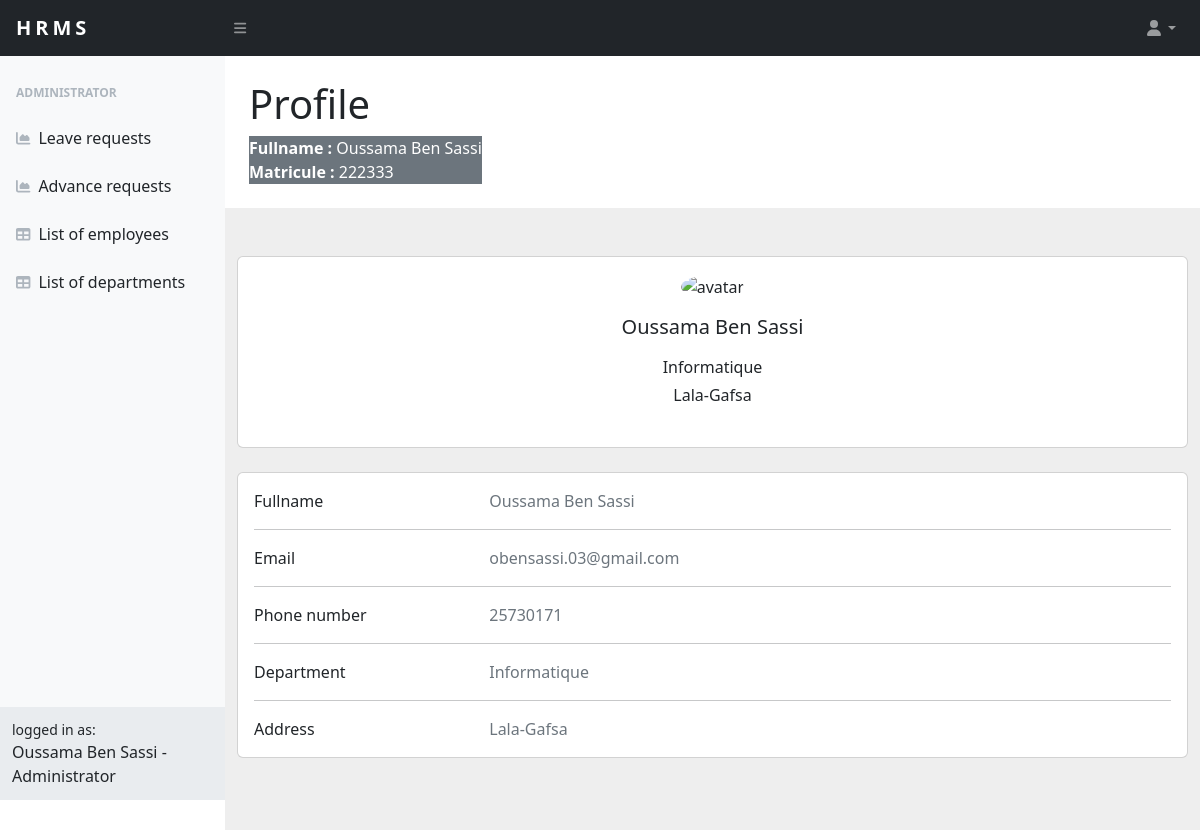
The page /home (signed in) on the database as committed earlier.
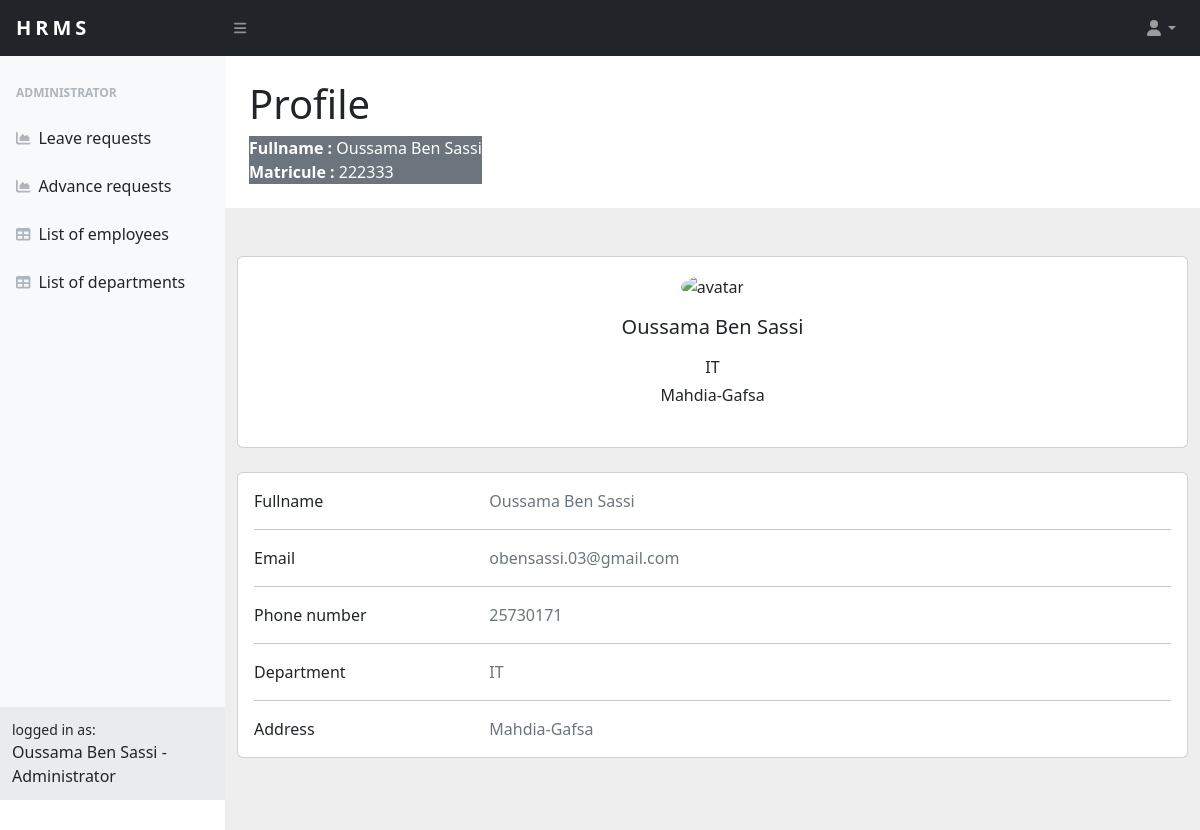
The same page on the database as committed later.
### src/models.py (models this page shows, shortened)
class User(UserMixin,db.Model):
    matricule = db.Column(db.Integer,db.ForeignKey('matricules.matricule'),primary_key=True) #cle etranger
    first_name = db.Column(db.String(20))
    last_name = db.Column(db.String(20))
    email = db.Column(db.String(100), unique=True)
    password = db.Column(db.String(100))
    dep_name = db.Column(db.Integer,db.ForeignKey('departements.name')) #cle etranger
    address = db.Column(db.String(100))
    phone = db.Column(db.Integer)
    salaire = db.Column(db.Integer)
    is_admin = db.Column(db.Boolean,db.ForeignKey('matricules.is_admin'))

### src/home/routes.py (the view)
@home.route('/home',methods=['POST','GET'])
@login_required
def home():
    matricule = current_user.matricule
    fullname = current_user.first_name + " " + current_user.last_name
    email = current_user.email
    phone = current_user.phone
    dep = current_user.dep_name
    address = current_user.address
    user = Matricules.query.filter_by(matricule=matricule).first()
    is_admin = 'Administrator' if user.is_admin == 1 else 'Employee'
    return render_template('home/home.html',matricule=matricule,fullname=fullname,email=email,phone=phone,address=address,dep = dep,role=is_admin)

### src/app.py (called while the page is built)
@login_manager.user_loader
def load_user(user_id):
    return User.query.get(int(user_id))

### src/templates/home/home.html (shortened to what this page needs)
{% extends "base.html" %}
{% block content %}
            <div id="layoutSidenav_content">
                <div class="container-fluid px-4">
                    <h1 class="mt-4">Profile</h1>
                    <ol class="breadcrumb mb-4">
                        <li class="breadcrumb-item active bg-secondary text-white"><b>Fullname :</b> {{ fullname }} <br> <b> Matricule : </b>{{ matricule }}</li>
                    </ol>
                </div>
                <section style="background-color: #eee;">
                    <div class="container py-5">
                      <div class="row">
                        <div class="col-lg">
                          <div class="card mb-4">
                            <div class="card-body text-center">
                              <img src="https://mdbcdn.b-cdn.net/img/Photos/new-templates/bootstrap-chat/ava3.webp" alt="avatar"
                                class="rounded-circle img-fluid" style="width: 150px;">
                              <h5 class="my-3">{{ fullname }}</h5>
                              <p class="font-weight-bold mb-1">{{ dep }}</p>
                              <p class="font-weight-bold mb-4">{{ address }}</p>
                            </div>
                          </div>
                        <div class="col-lg">
                          <div class="card mb-4">
                            <div class="card-body">
                              <div class="row">
                                <div class="col-sm-3">
                                  <p class="mb-0">Fullname</p>
                                </div>
                                <div class="col-sm-9">
                                  <p class="text-muted mb-0">{{ fullname }}</p>
                                </div>
                              </div>
                              <hr>
                              <div class="row">
                                <div class="col-sm-3">
                                  <p class="mb-0">Email</p>
                                </div>
                                <div class="col-sm-9">
                                  <p class="text-muted mb-0">{{ email }}</p>
                                </div>
                              </div>
                              <hr>
                              <div class="row">
                                <div class="col-sm-3">
                                  <p class="mb-0">Phone number</p>
                                </div>
                                <div class="col-sm-9">
                                  <p class="text-muted mb-0">{{ phone }}</p>
                                </div>
                              </div>
                              <hr>
                              <div class="row">
                                <div class="col-sm-3">
                                  <p class="mb-0">Department</p>
                                </div>
                                <div class="col-sm-9">
                                  <p class="text-muted mb-0">{{ dep }}</p>
                                </div>
                              </div>
                              <hr>
                              <div class="row">
                                <div class="col-sm-3">
                                  <p class="mb-0">Address</p>
                                </div>
                                <div class="col-sm-9">
                                  <p class="text-muted mb-0">{{ address }}</p>
                                </div>
                              </div>
                            </div>
                          </div>
                        </div>
                      </div>
                    </div>
                  </section>
            </div>
        </div>
{% endblock content %}

Rows that differ between the two databases and show on the page:
changed User "obensassi.03@gmail.com": dep_name "Informatique" → "IT"; address "Lala-Gafsa" → "Mahdia-Gafsa"
